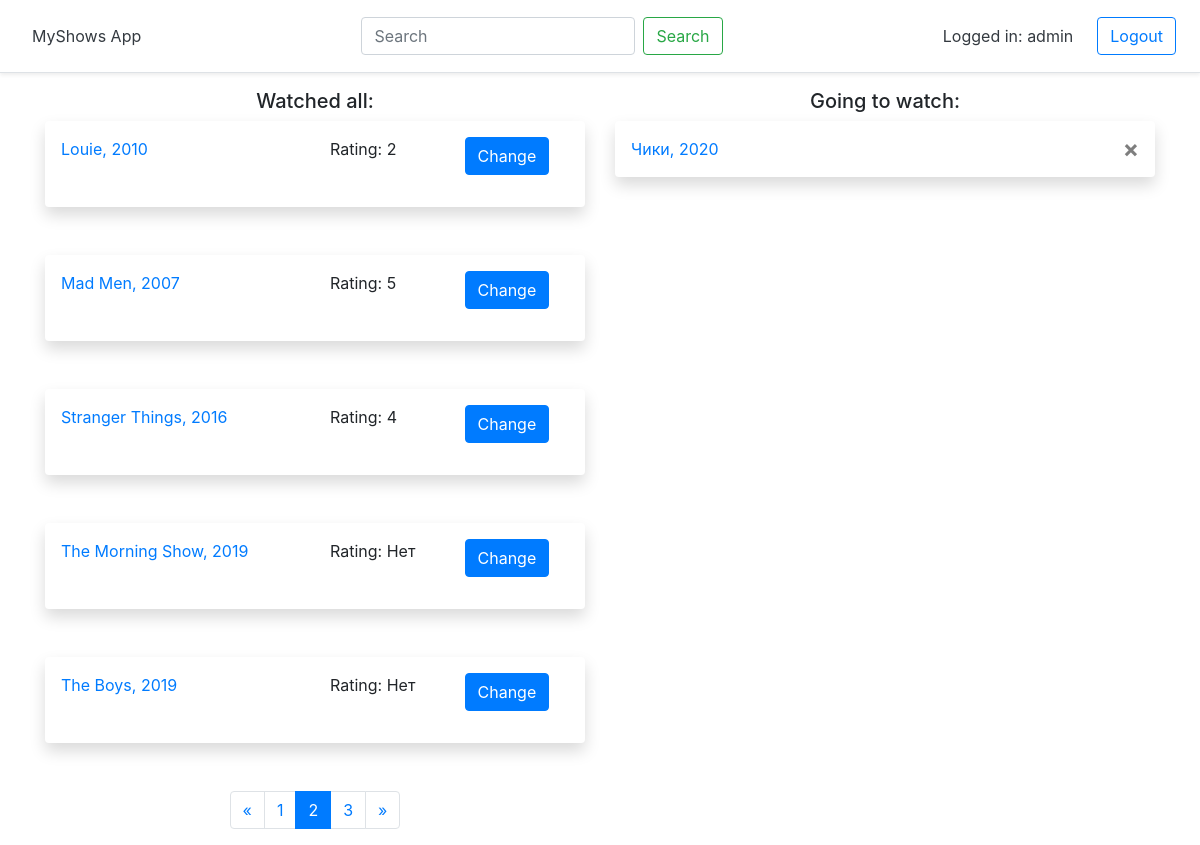
Page /?page2=2 (signed in) on the committed database.
### tracker/models.py (models this page shows, shortened)
class SerialComplete(models.Model):
    user_link = models.ForeignKey(settings.AUTH_USER_MODEL, on_delete=models.CASCADE)
    myshows_id = models.PositiveSmallIntegerField(default=0)
    title_eng = models.CharField(max_length=50)
    year = models.PositiveSmallIntegerField(default=0)
    rating = models.CharField(max_length=50, default='Нет')

class SerialLater(models.Model):
    user_link = models.ForeignKey(settings.AUTH_USER_MODEL, on_delete=models.CASCADE)
    myshows_id = models.PositiveSmallIntegerField(default=0)
    title_eng = models.CharField(max_length=50)
    year = models.PositiveSmallIntegerField(default=0)

### tracker/views.py (the view)
# urls.py: path('', views.index , name='index'),
@login_required
def index(request):
    user = request.user
    form_rating = RatingForm()
    serial_change_id = None
    if 'del_later' in request.POST:
        myshows_id = request.POST['del_later']
        delete_seriallater(myshows_id, user.id)
    if 'set_rating' in request.POST:
         form_rating = RatingForm(request.POST)
         if form_rating.is_valid():
             myshows_id = request.POST['set_rating']
             rating = request.POST['rating']
             set_rating(myshows_id, user.id, rating)
    if 'change_rating' in request.POST:
        serial_change_id = int(request.POST['change_rating'])
    serials_later_page = pagination(
        serials=set_all_seriallater(user),
        page=request.GET.get('page1'))
    serials_complete_page = pagination(
        serials=set_all_serialcomplete(user),
        page=request.GET.get('page2'))
    context = {
        'serials_later': serials_later_page,
        'serials_complete': serials_complete_page,
        'form_rating': form_rating,
        'serial_change_id': serial_change_id
        }
    return render(request, 'tracker/index.html', context)

### tracker/forms.py
class RatingForm(ModelForm):
    class Meta:
        model = SerialComplete
        fields = ['rating']
        widgets = {'rating': Select(choices=RATING_CHOICES,
                                    attrs={'class':'custom-select custom-select-sm'})}

### tracker/services.py (called while the page is built)
def set_all_seriallater(user):
    return user.seriallater_set.all()

def set_all_serialcomplete(user):
    return user.serialcomplete_set.all()

def pagination(serials, page):
    paginator = Paginator(serials, 5)
    try:
        serials_page = paginator.page(page)
    except PageNotAnInteger:
        serials_page = paginator.page(1)
    except EmptyPage:
        serials_page = paginator.page(paginator.num_pages)
    return serials_page

### tracker/templates/tracker/index.html (shortened to what this page needs)
{% extends 'tracker/base.html' %}
{% block content %}
<div class="row">
  <div class="col-sm">
    <h5 class="text-center">Watched all:</h5>
    {% for serial in serials_complete %}
    <div class="shadow p-3 mb-5 bg-white rounded">
      <div class="row">
        <div class="col-6">
          <a href="{% url 'detail' id=serial.myshows_id %}">{{ serial.title_eng }}, {{ serial.year }}</a>
        </div>
        {% if serial_change_id == serial.myshows_id %}
        <div class="col">
          <form action="" method="post">
            {% csrf_token %}
            {{ form_rating.as_p }}
          </div>
          <div class="col">
            <button type="submit" name="set_rating" value="{{ serial.myshows_id }}" class="btn btn-primary">Save</button>
          </div>
        </form>
        {% else %}
        <div class="col">
          Rating: {{ serial.rating }}
        </div>
        <div class="col">
          <form action="" method="post">
            <button type="submit" name="change_rating" value="{{ serial.myshows_id }}" class="btn btn-primary">Change</button>
          </div>
          {% endif %}
      </div>
      </div>
      {% endfor %}
        {% include "tracker/pagination.html" with page=serials_complete page_num='page2'%}
    </div>
  <div class="col-sm">
    <h5 class="text-center">Going to watch:</h5>
    {% for serial in serials_later %}
    <div class="shadow p-3 mb-5 bg-white rounded">
      <div class="row">
        <div class="col">
          <a href="{% url 'detail' id=serial.myshows_id %}">{{ serial.title_eng }}, {{ serial.year }} </a>
        </div>
        <div class="col">
          <form action="" method="post">
            <button type="submit" name="del_later" value="{{ serial.myshows_id }}" class="close" aria-label="Close">
              <span class="align-text-top" aria-hidden="true"> &times; </span>
            </button>
          </form>
        </div>
      </div>
    </div>
    {% endfor %}
  </div>
</div>
{% endblock %}

### tracker/templates/tracker/base.html (shortened to what this page needs)
{% load static %}
<html lang="ru">
<head>
  <link rel="stylesheet" href="https://stackpath.bootstrapcdn.com/bootstrap/4.4.1/css/bootstrap.min.css">
</head>
<body>
  <div class="d-flex flex-column flex-md-row align-items-center p-3 px-md-4 mb-3 bg-white border-bottom shadow-sm">
    <a class="p-2 text-dark" href="{% url 'index' %}">MyShows App</a>
    <div class="mx-auto">
      <form class="form-inline my-2 my-lg-0" method="get" action="{% url 'search_list' %}">
        <input class="form-control mr-sm-2" type="search" placeholder="Search" aria-label="Search" name="search">
        <button class="btn btn-outline-success my-2 my-sm-0" type="submit">Search</button>
      </form>
    </div>
    {% if user.is_authenticated %}
    <nav class="my-2 my-md-0 mr-md-3">
      <a class="p-2 text-dark">Logged in: {{ user.username }}</a>
    </nav>
      <a class="btn btn-outline-primary" href="{% url 'logout' %}?next={{request.path}}">Logout</a>
    {% else %}
      <a class="btn btn-outline-primary" href="{% url 'login' %}">Login / Registration</a>
    {% endif %}
  </div>
  <div class="container">
  {% block content %}
  {% endblock %}
  </div>
</body>
</html>

### rows in the picture
SerialComplete: title_eng "Louie", year "2010", rating "2", {{ serial.myshows_id }} 3596 (drawn)
SerialComplete: title_eng "Mad Men", year "2007", rating "5", {{ serial.myshows_id }} 221 (drawn)
SerialComplete: title_eng "Stranger Things", year "2016", rating "4", {{ serial.myshows_id }} 48017 (drawn)
SerialComplete: title_eng "The Morning Show", year "2019", rating "Нет", {{ serial.myshows_id }} 63511 (drawn)
SerialComplete: title_eng "The Boys", year "2019", rating "Нет", {{ serial.myshows_id }} 61524 (drawn)
SerialLater: title_eng "Чики", year "2020", {{ serial.myshows_id }} 66047 (drawn)

### other values in the picture
{{ user.username }} "admin"
{{ num }} "1" "3"
{{ num }} "2"
